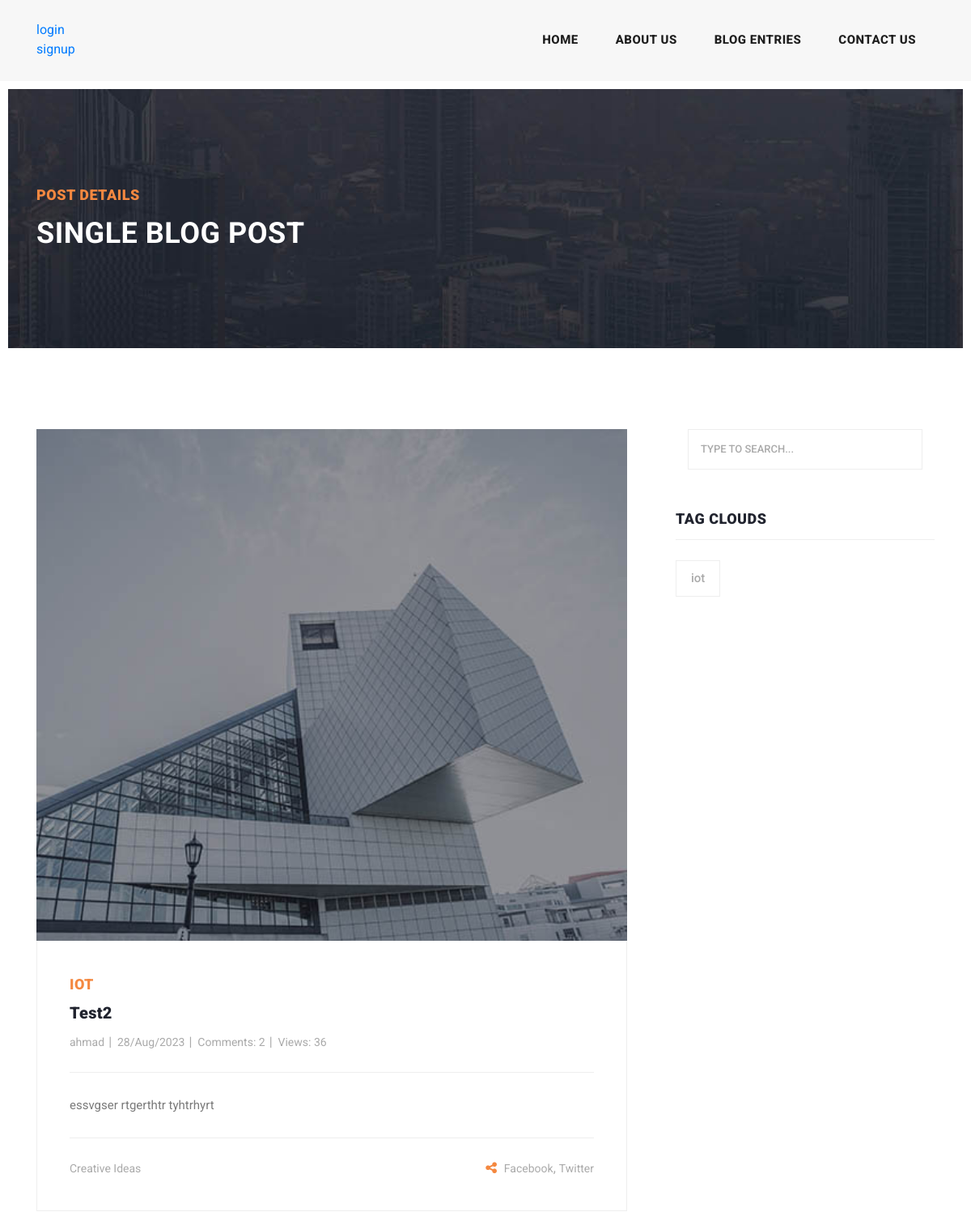
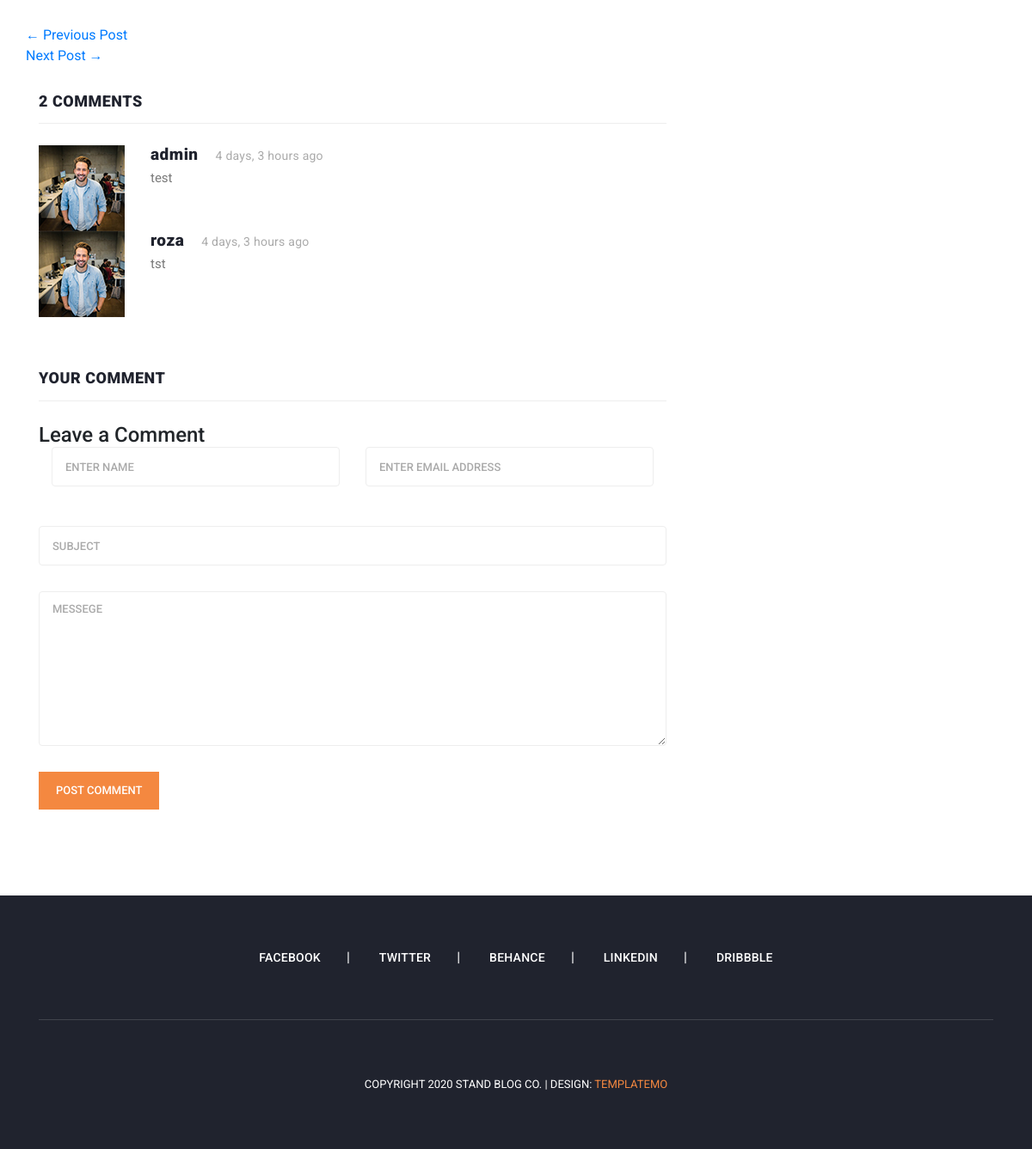
Screenshot of /blog/9 with the database file from the repository (2 pictures, top to bottom).
### blog/models.py (models this page shows, shortened)
class post(models.Model):
    image = models.ImageField(upload_to='blog',default='blog/default.jpg')
    author = models.ForeignKey(User,on_delete=models.SET_NULL,null=True)
    title = models.CharField(max_length = 255)
    content = models.TextField()
    tags = TaggableManager()
    category = models.ManyToManyField(Category)
    count_views = models.IntegerField(default = 0)
    status = models.BooleanField(default = False)
    login_requier = models.BooleanField(default=False)
    published_date = models.DateTimeField(auto_now = True)
    created_date = models.DateTimeField(auto_now_add = True)
    updated_date = models.DateTimeField(auto_now = True)

class Category(models.Model) :
    name = models.CharField(max_length=255)

class Comment(models.Model):
    post = models.ForeignKey(post,on_delete=models.CASCADE)
    name = models.CharField(max_length=255)
    email = models.EmailField()
    subject = models.CharField(max_length=255)
    message = models.TextField()
    approved = models.BooleanField(default=False)
    created_date = models.DateTimeField(auto_now_add=True)
    updated_date = models.DateTimeField(auto_now=True)

### blog/views.py (the view, shortened to what this page needs)
# urls.py: path('<int:pk>',blog_detail,name='detail'),
def blog_detail(request,pk):
    posts = get_object_or_404(post,pk=pk,status = 1)
    posts.count_views+=1
    posts.save()
    try:
        next = posts.get_next_by_created_date()
    except posts.DoesNotExist:
        next = None
    try:
        previous = posts.get_previous_by_created_date()
    except posts.DoesNotExist:
        previous = None
    if not posts.login_requier:
        comments = Comment.objects.filter(post=posts.id,approved=True).order_by('-created_date')
        form = CommentsForm()
        context = {'posts':posts,'next':next,'previous':previous,'comments':comments,'form':form}
        return render(request,'blog/post-details.html',context)

### blog/forms.py
class CommentsForm(forms.ModelForm):
    class Meta:
        model = Comment
        fields = ['post','name','email','subject','message']

### blog/templatetags/custom_tags.py (called while the page is built)
@register.simple_tag(name='countN')
def count_null_next_status(next):
    posts = post.objects.all().order_by('id')
    count = 0
    try:
        while not next.status:
            count+=1
            next = post.objects.get(id=(next.id)+1)
        return count
    except next.DoesNotExist:
        next = None
        count = 0
        return count

### templates/blog/post-details.html (shortened to what this page needs)
{% extends 'base.html'%}
{% load static %}
{% load custom_tags %}
{% block content%}
{% load mathfilters %}
{% load humanize %}
    <div class="heading-page header-text">
      <section class="page-heading">
        <div class="container">
          <div class="row">
            <div class="col-lg-12">
              <div class="text-content">
                <h4>Post Details</h4>
                <h2>Single blog post</h2>
              </div>
            </div>
          </div>
        </div>
      </section>
    </div>
    <section class="blog-posts grid-system">
      <div class="container">
        <div class="row">
          <div class="col-lg-8">
            <div class="all-blog-posts">
              <div class="row">
                <div class="col-lg-12">
                  <div class="blog-post">
                    <div class="blog-thumb">
                      <img src="{{posts.image.url}}" alt="">
                    </div>
                    <div class="down-content">
                      <span>{{posts.tags.all|join:", "}}</span>
                      <a href="#"><h4>{{posts.title}}</h4></a>
                      <ul class="post-info">
                        <li><a href="#">{{posts.author}}</a></li>
                        <li><a href="#">{{posts.published_date|date:'d/M/Y'}}</a></li>
                        <li><a href="#">Comments: {{comments|length}}</a></li>
                        <li><a href="#">Views: {{posts.count_views}}</a></li>
                      </ul>
                      {{posts.content|safe}}
                      <div class="post-options">
                        <div class="row">
                          <div class="col-6">
                            <ul class="post-tags">
                              {% for cat in posts.category.all %}
								                <li><a href="{% url 'blog:category' cat_name=cat.name %}">{{cat.name}}</a>{% if not forloop.last %},{% endif %}</li>
							                {% endfor %}
                            </ul>
                          </div>
                          <div class="col-6">
                            <ul class="post-share">
                              <li><i class="fa fa-share-alt"></i></li>
                              <li><a href="#">Facebook</a>,</li>
                              <li><a href="#"> Twitter</a></li>
                            </ul>
                          </div>
                        </div>
                      </div>
                    </div>
                  </div>
                </div>
                <ul class="pager">
                  {% if previous and previous.status %}
                  <li class="previous">
                    <a href="{% url 'blog:detail' pk=previous.id %}">&larr; Previous Post</a>
                  </li>
                  {% endif %}
                  {% if next and not next.status %}
                  {% countN next as count %}
                  <li class="next">
                    <a href="{% url 'blog:detail' pk=next.id|add:count %}">Next Post &rarr;</a>
                  </li>
                  {% endif %}
                </ul>
                <div class="col-lg-12">
                  <div class="sidebar-item comments">
                    <div class="sidebar-heading">
                      <h2>{{comments|length}} comments</h2>
                    </div>
                    <div class="content">
                      {% for comment in comments %}
                      <ul>
                        <li>
                          <div class="author-thumb">
                            <img src="{% static 'assets/images/comment-author-01.jpg' %}" alt="">
                          </div>
                          <div class="right-content">
                            <h4>{{comment.name}}<span>{{comment.created_date|naturaltime}}</span></h4>
                            <p>{{comment.message}}</p>
                          </div>
                        </li>
                      </ul>
                      {% endfor%}
                    </div>
                  </div>
                </div>
                <div class="col-lg-12">
                  <div class="sidebar-item submit-comment">
                    <div class="sidebar-heading">
                      <h2>Your comment</h2>
                    </div>
                    <div class="content">
                      <div class="comment-form">
                        <h4>Leave a Comment</h4>
                        <form  method="POST" action="{% url 'blog:detail' pk=posts.id %}">
                          {% if request.user.is_authenticated %}
                          <input type="hidden" name="name" value="{{request.user.username}}">
                          <input type="hidden" name="email" value="{{request.user.email}}">
                          {% else %}
                          <div class="form-group form-inline">
                            <div class="form-group col-lg-6 col-md-12 name">
                              <input type="text" class="form-control" name="name" placeholder="Enter Name"
                                onfocus="this.placeholder = ''" onblur="this.placeholder = 'Enter Name'">
                            </div>
                            <div class="form-group col-lg-6 col-md-12 email">
                              <input type="email" class="form-control" name="email"
                                placeholder="Enter email address" onfocus="this.placeholder = ''"
                                onblur="this.placeholder = 'Enter email address'">
                            </div>
                          </div>
                          {% endif %}
                          <div class="form-group">
                            <input type="text" class="form-control" name="subject" placeholder="Subject"
                              onfocus="this.placeholder = ''" onblur="this.placeholder = 'Subject'">
                          </div>
                          <div class="form-group">
                            <textarea class="form-control mb-10" rows="5" name="message" placeholder="Messege"
                              onfocus="this.placeholder = ''" onblur="this.placeholder = 'Messege'"
                              required=""></textarea>
                          </div>
                          <button type="submit" class="primary-btn text-uppercase">Post Comment</button>
                        </form>
                      </div>
                    </div>
                  </div>
                </div>
              </div>
            </div>
          </div>
          <div class="col-lg-4">
            <div class="sidebar">
              <div class="row">
                <div class="col-lg-12">
                  {% include 'blog/search.html' %}
                </div>
                {% include 'tag-clouds.html' %}
              </div>
            </div>
          </div>
        </div>
      </div>
    </section>
    {% endblock %}

### templates/tag-clouds.html
<div class="col-lg-12">
    <div class="sidebar-item tags">
      <div class="sidebar-heading">
        <h2>Tag Clouds</h2>
      </div>
      <div class="content">
        <ul>
          {% for tag in posts.tags.all %}
          <li><a href="{% url 'blog:tag' tag_name=tag.name %}">{{tag.name}}</a></li>
          {% endfor %}
        </ul>
      </div>
    </div>
  </div>

### rows the page displays
post: image (picture), tags.all "IOT", title "Test2", author "ahmad", published_date "28/Aug/2023", count_views "36", content "essvgser rtgerthtr tyhtrhyrt"
Category: name "Creative Ideas"
Comment: name "admin", created_date "4 days, 3 hours ago", message "test"
Comment: name "roza", created_date "4 days, 3 hours ago", message "tst"
Tag: name "iot"

### other values shown
{{ comments|length }} "2"
